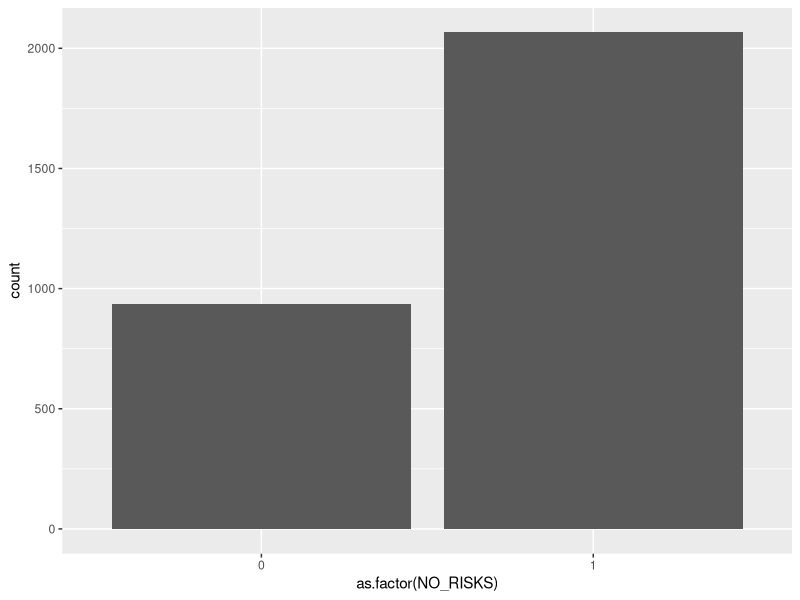
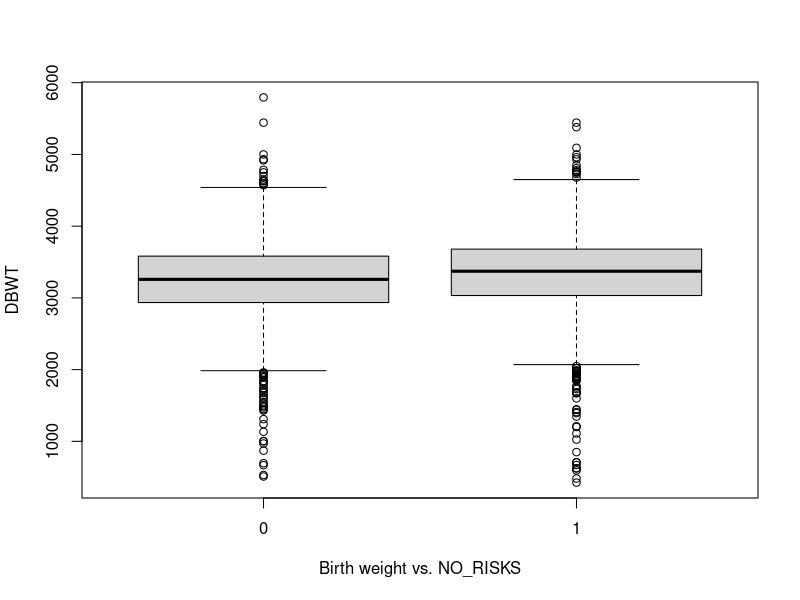
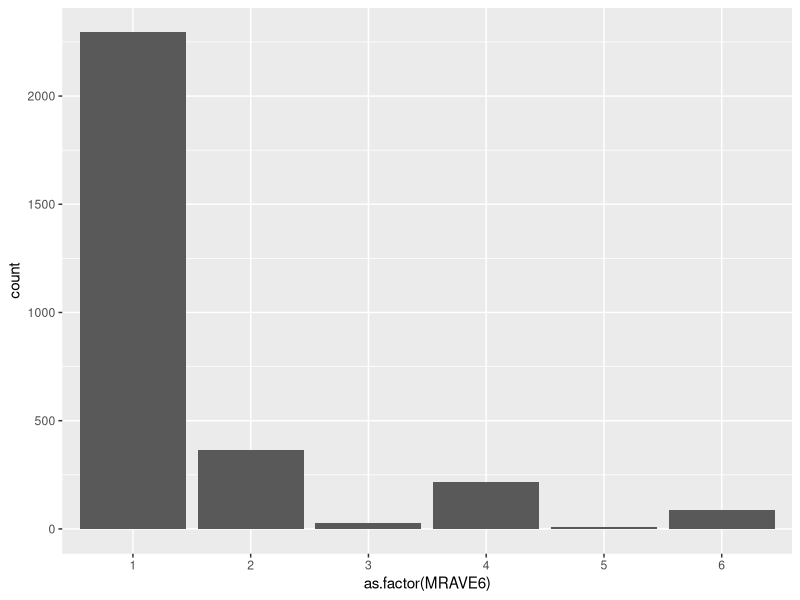
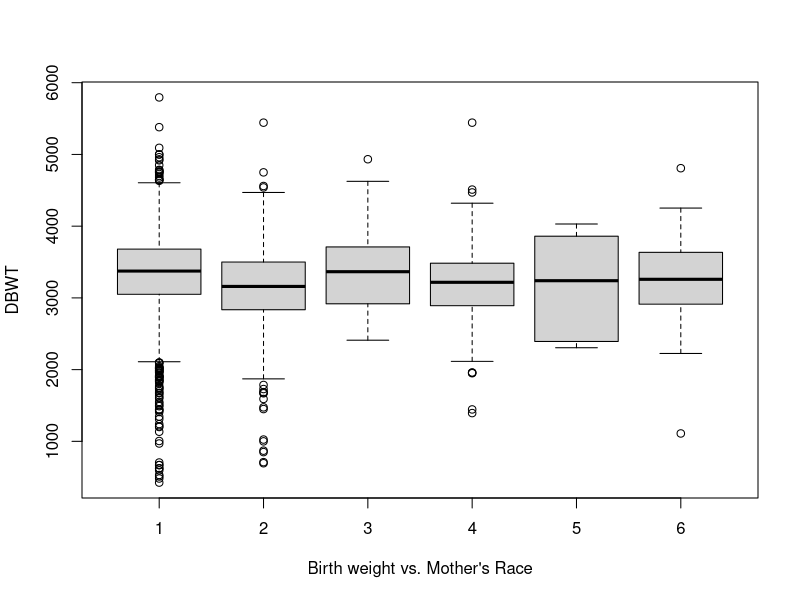
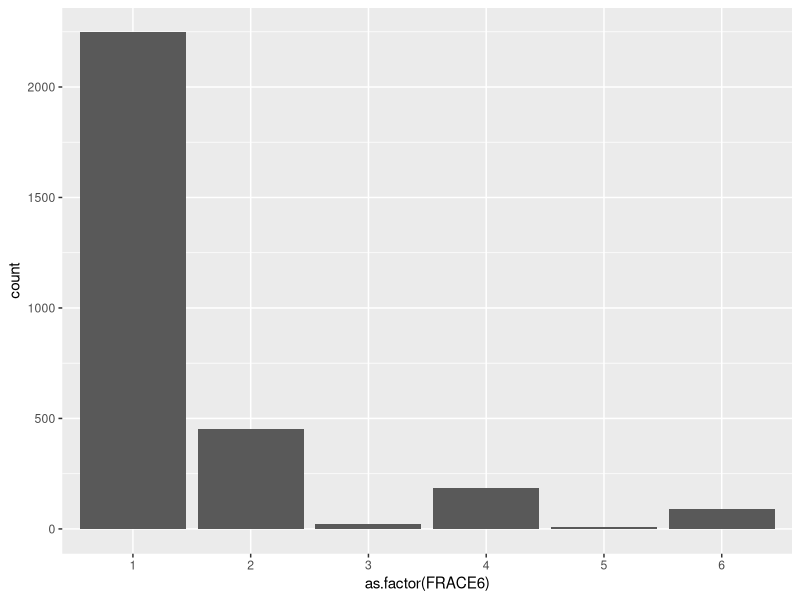
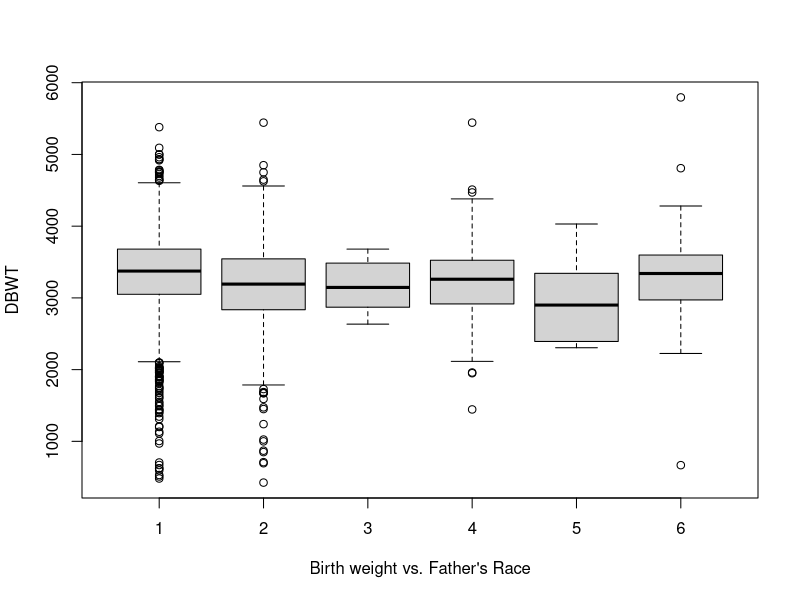
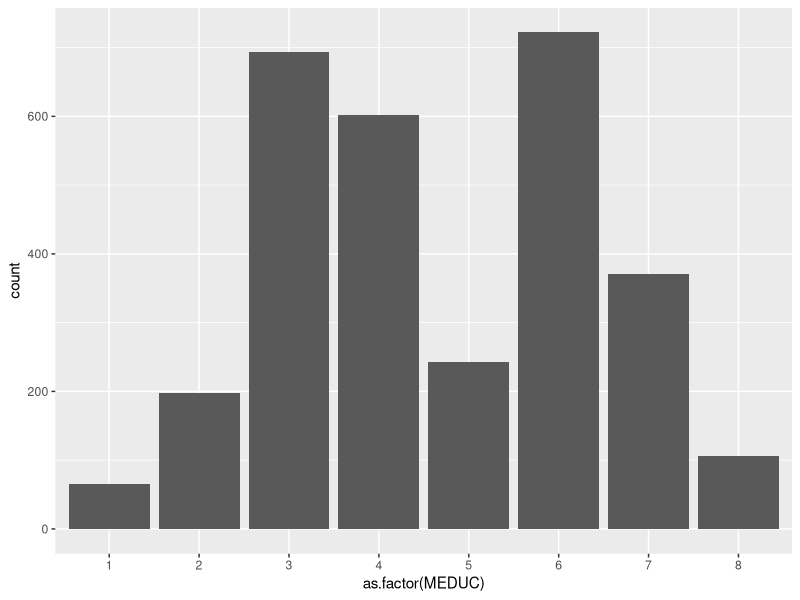
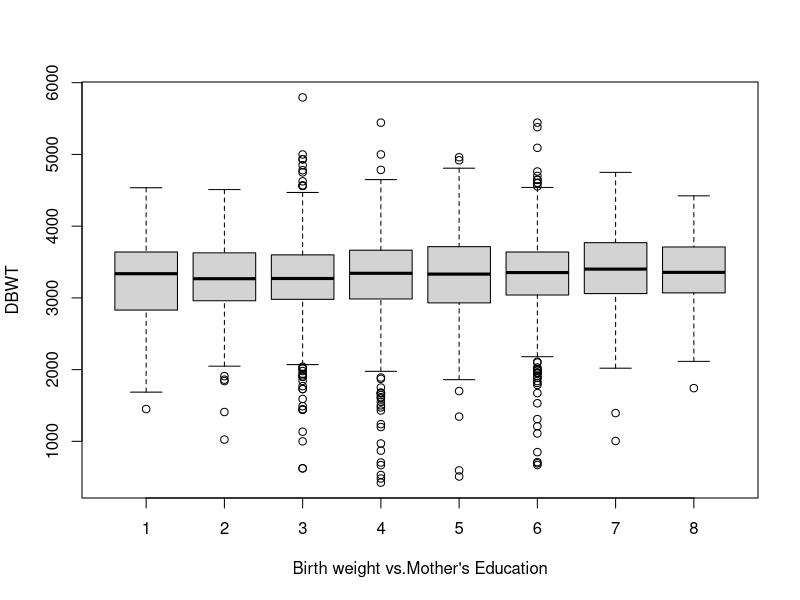

These charts were generated, in order, by the following R code:
## ---- chunk 1
data <- read.csv("data/EDA.csv")
## ---- chunk 2
head(data)
nrow(data)
## ---- chunk 3
# dropping datapoints with missing valus
colnames(data)
data <- subset(data, PRECARE!=99 & CIG_0!=99 & BMI!=99.9 & PWgt_R!=999  & PREVIS!=99 & WTGAIN!=99 & DBWT!=9999 & PAY!=9 & FRACE6!=9 & MEDUC!=9 & FEDUC!=9 & NO_RISKS!=9 & WTGAIN!=99 & FRACE6 !=9)
## ---- chunk 4
data$pregnancy.length <- 12*(data$DOB_YY - data$DLMP_YY) + (data$DOB_MM - data$DLMP_MM)
data$WT.percent.gain <- data$WTGAIN / data$PWgt_R
## ---- chunk 5
# binarize CIG_0
data$CIG_0_BIN <- ifelse(data$CIG_0 > 0,1,0)
## ---- chunk 6
library(ggplot2)
## ---- chunk 7
ggplot(data, aes(x=as.factor(NO_RISKS))) + geom_bar()
boxplot(DBWT ~ as.factor(NO_RISKS), data, xlab = "Birth weight vs. NO_RISKS")
## ---- chunk 8
ggplot(data, aes(x=as.factor(MRAVE6))) + geom_bar()
boxplot(DBWT ~ as.factor(MRAVE6), data, xlab = "Birth weight vs. Mother's Race")
## ---- chunk 9
ggplot(data, aes(x=as.factor(FRACE6))) + geom_bar()
boxplot(DBWT ~ as.factor(FRACE6), data, xlab = "Birth weight vs. Father's Race")
## ---- chunk 10
ggplot(data, aes(x=as.factor(MEDUC))) + geom_bar()
boxplot(DBWT ~ as.factor(MEDUC), data, xlab = "Birth weight vs.Mother's Education")
## ---- chunk 11
ggplot(data, aes(x=as.factor(FEDUC))) + geom_bar()
boxplot(DBWT ~ as.factor(FEDUC), data, xlab = "Birth weight vs. Father's Education")
## ---- chunk 12
ggplot(data, aes(x=as.factor(RESTATUS))) + geom_bar()
boxplot(DBWT ~ as.factor(RESTATUS), data, xlab = "Birth weight vs. Residential Status")
## ---- chunk 13
ggplot(data, aes(x=as.factor(PAY))) + geom_bar()
boxplot(DBWT ~ as.factor(PAY), data, xlab = "Birth weight vs. Payment Method")
## ---- chunk 14
ggplot(data, aes(x = MAGER, y = pregnancy.length)) +
  geom_point(alpha = 0.3) + labs(title = "Pregnancy Length vs. Birth Weight") #+
 # theme(
  #  plot.title = element_text(size = 5, hjust = 0.5),
   # text = element_text(size = 5),
    #legend.position = "bottom"
  #)
## ---- chunk 15
ggplot(data, aes(x = MAGER, y = pregnancy.length)) +
  geom_point(alpha = 0.3) + labs(title = "Pregnancy Length vs. Birth Weight")
## ---- chunk 16
boxplot(pregnancy.length ~ as.factor(CIG_0_BIN), data, xlab = "Cigarettes vs. Pregnancy Length")
## ---- chunk 17
ggplot(data, aes(x = BMI, y = pregnancy.length)) +
  geom_point(alpha = 0.3) + labs(title = "Pregnancy Length vs. BMI")
## ---- chunk 18
ggplot(data, aes(x = WT.percent.gain, y = pregnancy.length)) +
  geom_point(alpha = 0.3) + labs(title = "Pregnancy Length vs. % Weight Gain")
## ---- chunk 19
ggplot(data, aes(x = PREVIS, y = pregnancy.length)) +
  geom_point(alpha = 0.3) + labs(title = "Pregnancy Length vs. # of Prenatal Visits")

## ---- chunk 20

